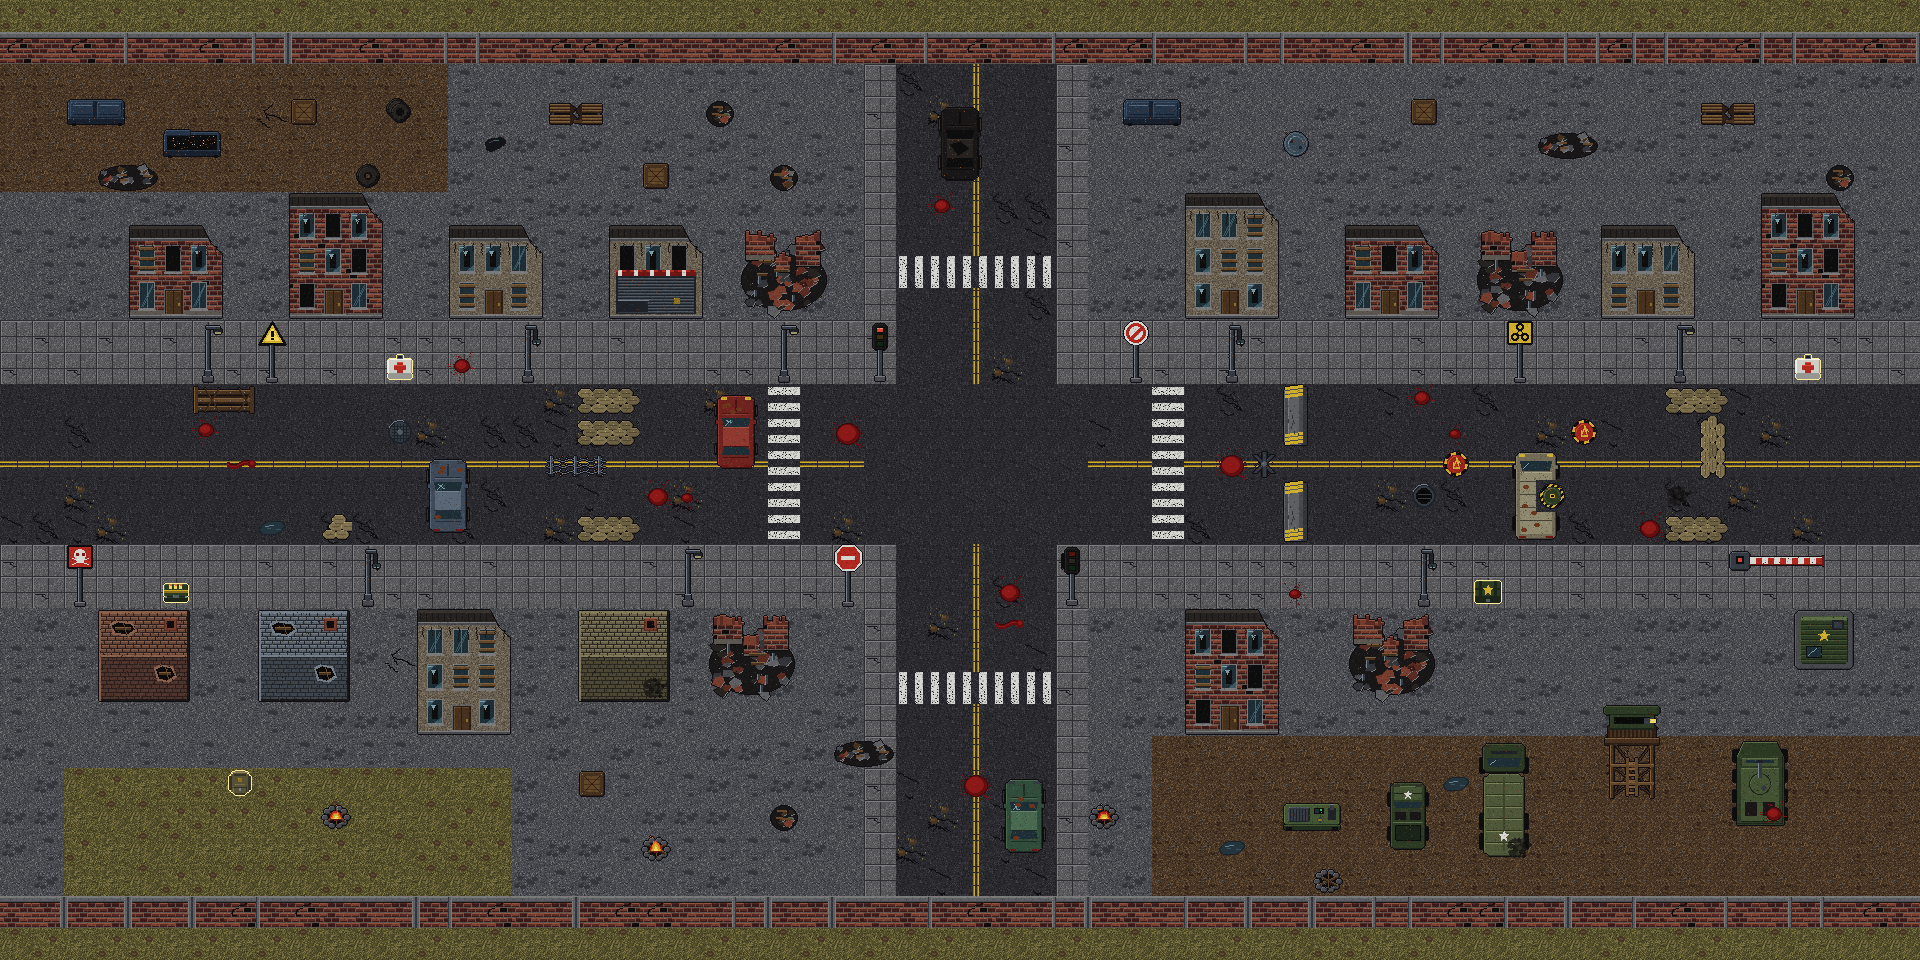

Tiled map render using the project's own tile images. Description and the map definition, with tile-layer contents summarised, below:
An orthogonal 60x30 tile map with 32x32 px tiles, 3 tile layers (suelo, objetos, decoracion) and 81 objects (19x escombros, 12x barricada, 12x zombie, 5x edificio, 4x casa, ...).

<map version="1.10" tiledversion="1.12.2" orientation="orthogonal" renderorder="right-down" width="60" height="30" tilewidth="32" tileheight="32" infinite="0" nextlayerid="8" nextobjectid="1000">
 <properties>
  <property name="nivel" type="int" value="1" />
  <property name="nombre" value="Calle abandonada" />
 </properties>
 <tileset firstgid="1" source="tileset_dead_zone.tsx" />
 <layer id="1" name="suelo" width="60" height="30">
  <data>[1800 cells, 1800 non-empty, 25 distinct tile ids]</data>
 </layer>
 <layer id="3" name="objetos" width="60" height="30">
  <data>[1800 cells, 443 non-empty, 219 distinct tile ids]</data>
 </layer>
 <objectgroup id="4" name="colisiones">
  <object id="1" name="muro_norte" x="0" y="32" width="1920" height="32" />
  <object id="2" name="muro_sur" x="0" y="896" width="1920" height="32" />
  <object id="3" name="casa" x="128" y="224" width="96" height="96" />
  <object id="4" name="edificio" x="288" y="192" width="96" height="128" />
  <object id="5" name="casa" x="448" y="224" width="96" height="96" />
  <object id="6" name="tienda" x="608" y="224" width="96" height="96" />
  <object id="7" name="ruinas" x="736" y="224" width="96" height="96" />
  <object id="8" name="edificio" x="1184" y="192" width="96" height="128" />
  <object id="9" name="casa" x="1344" y="224" width="96" height="96" />
  <object id="10" name="ruinas" x="1472" y="224" width="96" height="96" />
  <object id="11" name="casa" x="1600" y="224" width="96" height="96" />
  <object id="12" name="edificio" x="1760" y="192" width="96" height="128" />
  <object id="13" name="bodega" x="96" y="608" width="96" height="96" />
  <object id="14" name="bodega" x="256" y="608" width="96" height="96" />
  <object id="15" name="edificio" x="416" y="608" width="96" height="128" />
  <object id="16" name="bodega" x="576" y="608" width="96" height="96" />
  <object id="17" name="ruinas" x="704" y="608" width="96" height="96" />
  <object id="18" name="edificio" x="1184" y="608" width="96" height="128" />
  <object id="19" name="ruinas" x="1344" y="608" width="96" height="96" />
  <object id="20" name="auto" x="928" y="96" width="64" height="96" />
  <object id="21" name="auto" x="992" y="768" width="64" height="96" />
  <object id="22" name="auto" x="704" y="384" width="64" height="96" />
  <object id="23" name="auto" x="416" y="448" width="64" height="96" />
  <object id="24" name="furgoneta" x="1504" y="448" width="64" height="96" />
  <object id="25" name="torre" x="1600" y="704" width="96" height="128" />
  <object id="26" name="camion" x="1472" y="736" width="64" height="128" />
  <object id="27" name="tanque" x="1728" y="736" width="64" height="96" />
  <object id="28" name="jeep" x="1376" y="768" width="64" height="96" />
  <object id="29" name="generador" x="1280" y="800" width="64" height="32" />
  <object id="30" name="caja_mando" x="1792" y="608" width="64" height="64" />
  <object id="31" name="barricada" x="1280" y="384" width="32" height="64" />
  <object id="32" name="barricada" x="1280" y="480" width="32" height="64" />
  <object id="33" name="barricada" x="1248" y="448" width="32" height="32" />
  <object id="34" name="barricada" x="576" y="384" width="64" height="32" />
  <object id="35" name="barricada" x="576" y="416" width="64" height="32" />
  <object id="36" name="barricada" x="576" y="512" width="64" height="32" />
  <object id="37" name="barricada" x="544" y="448" width="64" height="32" />
  <object id="38" name="barricada" x="1664" y="384" width="64" height="32" />
  <object id="39" name="barricada" x="1664" y="512" width="64" height="32" />
  <object id="40" name="barricada" x="1696" y="416" width="32" height="64" />
  <object id="41" name="barricada" x="192" y="384" width="64" height="32" />
  <object id="42" name="barricada" x="320" y="512" width="32" height="32" />
  <object id="43" name="escombros" x="64" y="96" width="64" height="32" />
  <object id="44" name="escombros" x="160" y="128" width="64" height="32" />
  <object id="45" name="escombros" x="288" y="96" width="32" height="32" />
  <object id="46" name="escombros" x="352" y="160" width="32" height="32" />
  <object id="47" name="escombros" x="384" y="96" width="32" height="32" />
  <object id="48" name="escombros" x="96" y="160" width="64" height="32" />
  <object id="49" name="escombros" x="544" y="96" width="64" height="32" />
  <object id="50" name="escombros" x="640" y="160" width="32" height="32" />
  <object id="51" name="escombros" x="704" y="96" width="32" height="32" />
  <object id="52" name="escombros" x="768" y="160" width="32" height="32" />
  <object id="53" name="escombros" x="1120" y="96" width="64" height="32" />
  <object id="54" name="escombros" x="1280" y="128" width="32" height="32" />
  <object id="55" name="escombros" x="1408" y="96" width="32" height="32" />
  <object id="56" name="escombros" x="1536" y="128" width="64" height="32" />
  <object id="57" name="escombros" x="1696" y="96" width="64" height="32" />
  <object id="58" name="escombros" x="1824" y="160" width="32" height="32" />
  <object id="59" name="escombros" x="576" y="768" width="32" height="32" />
  <object id="60" name="escombros" x="768" y="800" width="32" height="32" />
  <object id="61" name="escombros" x="832" y="736" width="64" height="32" />
 </objectgroup>
 <objectgroup id="5" name="puntos" visible="0">
  <object id="62" name="jugador" x="112" y="476">
   <point />
  </object>
  <object id="63" name="zombie" x="464" y="476">
   <point />
  </object>
  <object id="64" name="zombie" x="720" y="476">
   <point />
  </object>
  <object id="65" name="zombie" x="976" y="156">
   <point />
  </object>
  <object id="66" name="zombie" x="976" y="796">
   <point />
  </object>
  <object id="67" name="zombie" x="1296" y="380">
   <point />
  </object>
  <object id="68" name="zombie" x="1456" y="828">
   <point />
  </object>
  <object id="69" name="zombie" x="336" y="860">
   <point />
  </object>
  <object id="70" name="zombie" x="1616" y="476">
   <point />
  </object>
  <object id="71" name="zombie" x="1808" y="476">
   <point />
  </object>
  <object id="72" name="zombie" x="336" y="156">
   <point />
  </object>
  <object id="73" name="zombie" x="816" y="668">
   <point />
  </object>
  <object id="74" name="zombie" x="1168" y="604">
   <point />
  </object>
  <object id="75" name="municion" x="176" y="592">
   <point />
  </object>
  <object id="76" name="botiquin" x="400" y="368">
   <point />
  </object>
  <object id="77" name="municion" x="1488" y="592">
   <point />
  </object>
  <object id="78" name="gasolina" x="816" y="592">
   <point />
  </object>
  <object id="79" name="botiquin" x="1808" y="368">
   <point />
  </object>
  <object id="80" name="escudo" x="240" y="784">
   <point />
  </object>
  <object id="81" name="salida" x="1824" y="384" width="96" height="160" />
 </objectgroup>
 <layer id="2" name="decoracion" width="60" height="30" locked="1">
  <data>[1800 cells, 22 non-empty, 8 distinct tile ids]</data>
 </layer>
</map>
